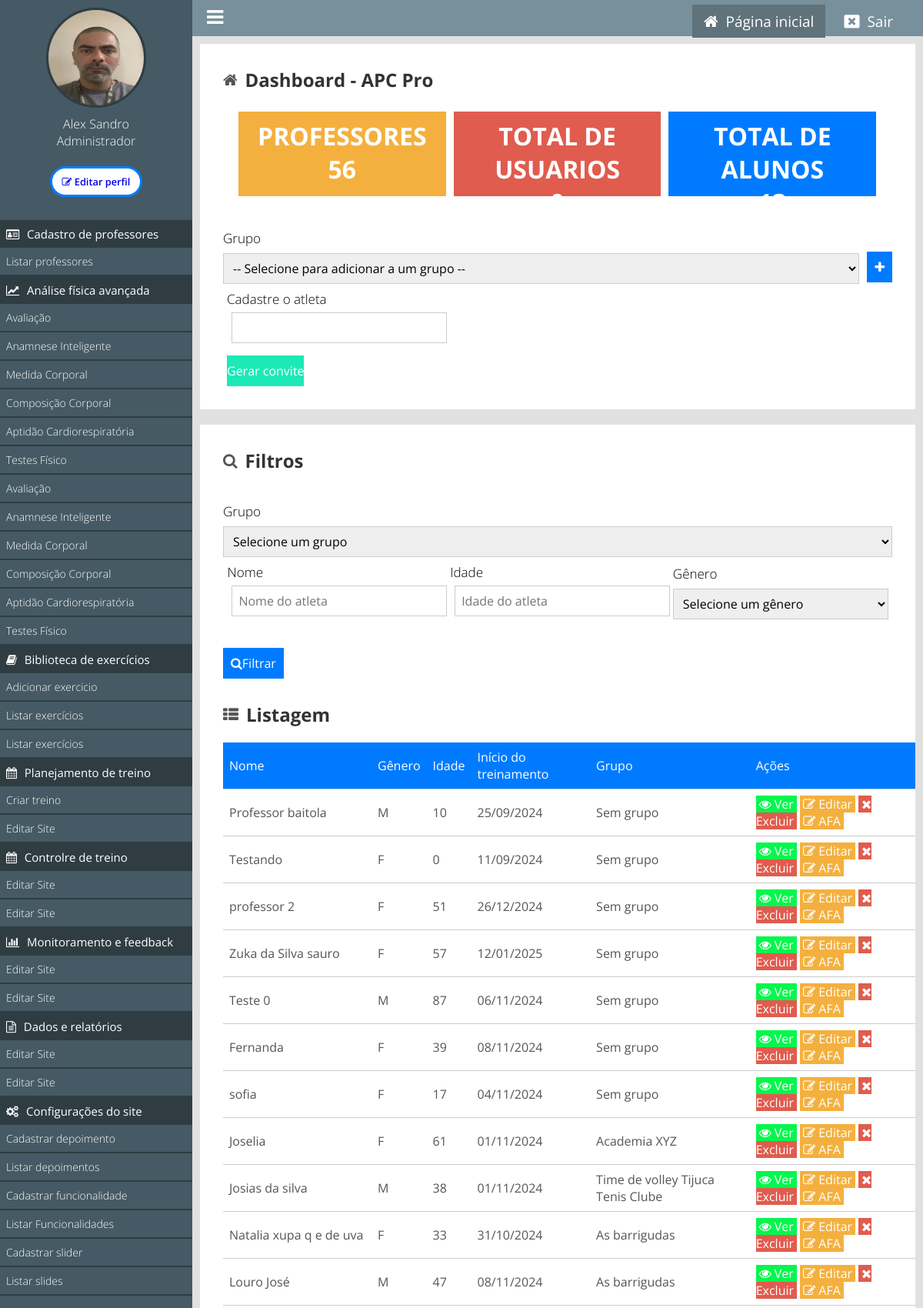
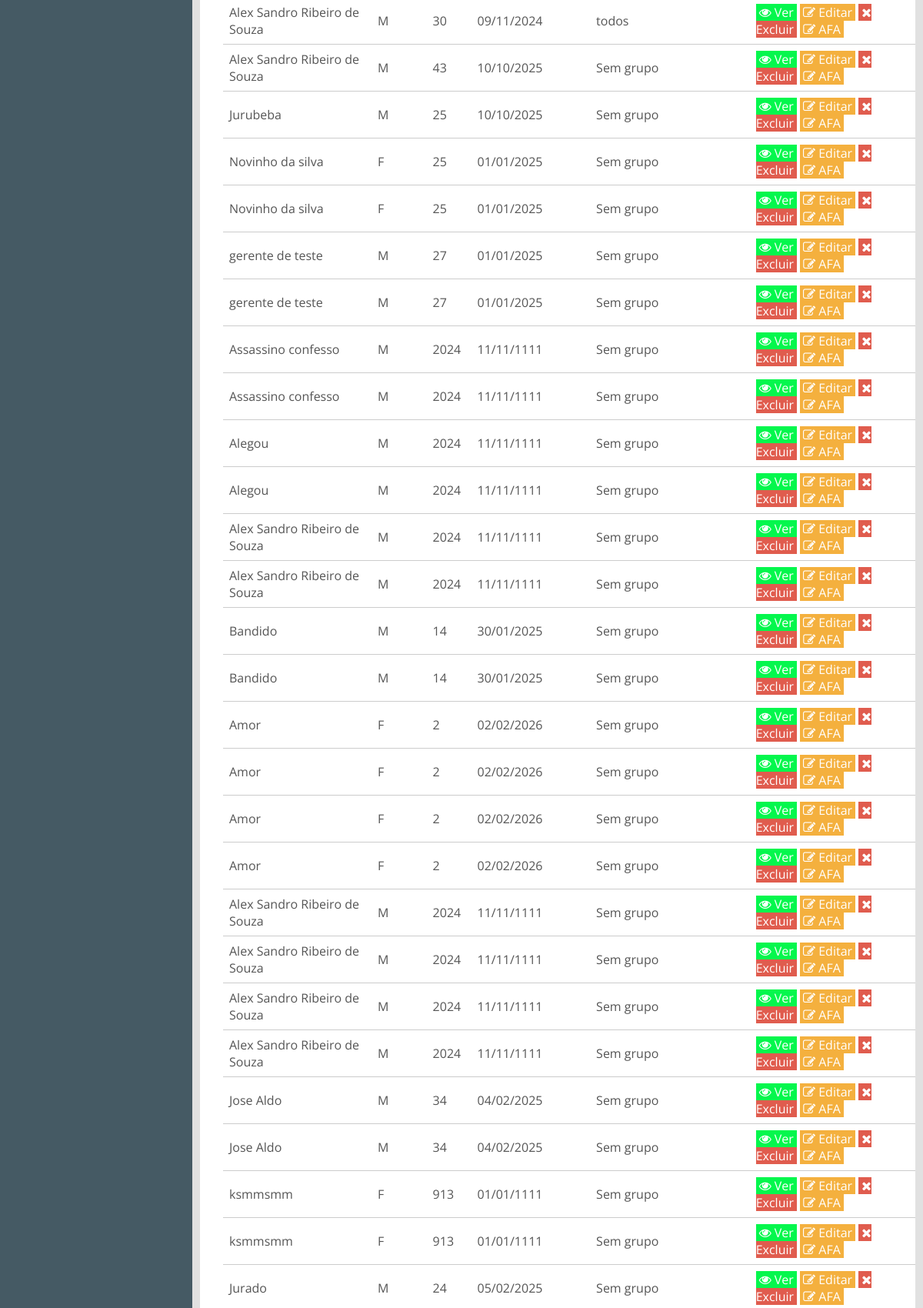
Page /painel/ (signed in, upper part) on the committed database (2 pictures, top to bottom).
### tables this page shows
CREATE TABLE IF NOT EXISTS `tb_grupos_usuarios` (
  `id` int NOT NULL AUTO_INCREMENT,
  `grupo` varchar(255) NOT NULL,
  `professor_id` int DEFAULT NULL,
  PRIMARY KEY (`id`)
);

### classes/MySql.php (called while the page is built)
<?php
    class MySql{
        private static $pdo;
        public static function conectar(){
            if(self::$pdo == null){
                try{
                    self::$pdo = new PDO('mysql:host='.HOST.';dbname='.DATABASE,USER,PASSWORD,array(PDO::MYSQL_ATTR_INIT_COMMAND => "SET NAMES utf8"));
                    self::$pdo->setAttribute(PDO::ATTR_ERRMODE,PDO::ERRMODE_EXCEPTION);
                }catch(Exception $e) {
                    echo 'erro ao conectar, tente novamente mais tarde';
                }
            }
            return self::$pdo;
        }
    }
?>

### painel/pages/listar-usuarios.php (the view, shortened to what this page needs)
<?php
$professorID = $_SESSION['id'];
$nomeFiltro = isset($_GET['NomeFiltro']) ? $_GET['NomeFiltro'] : '';
$idadeFiltro = isset($_GET['IdadeFiltro']) ? (int)$_GET['IdadeFiltro'] : '';
$sql = "SELECT u.*, g.grupo AS grupo_nome FROM `tb_admin.usuarios` u
        LEFT JOIN `tb_grupos_usuarios` g ON u.grupo_id = g.id
        WHERE u.professor_id = ?";
$filters = [$professorID];
$sql = MySql::conectar()->prepare($sql);
for ($i = 1; $i <= count($filters); $i++) {
    $sql->bindValue($i, $filters[$i - 1], is_int($filters[$i - 1]) ? PDO::PARAM_INT : PDO::PARAM_STR);
}
$sql->execute();
$usuarios = $sql->fetchAll();
?>
<div class="box-content">
    <h2><i class="fa fa-search mr-2"></i> Filtros</h2>
    <form>
        <div class="form-group left w100">
            <label for="GrupoFiltro">Grupo</label>
            <select name="GrupoFiltro" id="GrupoFiltro" class="form-control">
                <option value="">Selecione um grupo</option>
            </select>
        </div>
        <div class="linha">
            <div class="form-group w33">
                <label for="NomeFiltro">Nome</label>
                <input type="text" name="NomeFiltro" id="NomeFiltro" placeholder="Nome do atleta" class="form-control default-focus" value="<?php echo htmlspecialchars($nomeFiltro); ?>">
            </div>
            <div class="form-group w33">
                <label for="IdadeFiltro">Idade</label>
                <input type="number" name="IdadeFiltro" id="IdadeFiltro" placeholder="Idade do atleta" class="form-control" value="<?php echo htmlspecialchars($idadeFiltro); ?>">
            </div>
            <div class="form-group w33">
                <label for="GeneroFiltro">Gênero</label>
                <select id="GeneroFiltro" name="GeneroFiltro" class="form-control">
                    <option selected="" value="">Selecione um gênero</option>
                </select>
            </div>
        </div>
        <div class="form-group">
            <button type="submit" name="filtrar"><a><i class="fa fa-search mr-2"></i>Filtrar</a></button>
        </div>
    </form>
    <h2><i class="fa fa-th-list" aria-hidden="true"></i> Listagem</h2>
<table id="lista-usuarios" class="display" style="width:100%" data-order='[[ 1, "asc" ]]'>
        <thead>
            <tr>
                <td>Nome</td>
                <td>Gênero</td>
                <td>Idade</td>
                <td>Início do treinamento</td>
                <td>Grupo</td>
                <td>Ações</td>
            </tr>
        </thead>
        <tbody>
        <?php if(count($usuarios) > 0): ?>
                <?php foreach($usuarios as $usuario): ?>
                    <tr>
                        <td><?php echo $usuario['nome']; ?></td>
                        <td><?php echo $usuario['sexo']; ?></td>
                        <td>
                            <?php
                                $dataNascimento = new DateTime($usuario['data_nascimento']);
                                $hoje = new DateTime();
                                $idade = $hoje->diff($dataNascimento)->y;
                                echo $idade;
                            ?>
                        </td>
                        <td><?php echo (new DateTime($usuario['data_inicio']))->format('d/m/Y'); ?></td>
                        <td><?php echo isset($usuario['grupo_nome']) ? $usuario['grupo_nome'] : 'Sem grupo'; ?></td>
                        <td>
                            <a class="btn view" href="<?php echo INCLUDE_PATH_PAINEL . 'ver-perfil?id=' . $usuario['id']; ?>"><i class="fa fa-eye" aria-hidden="true"></i> Ver</a>
                            <a class="btn edit" href="<?php echo INCLUDE_PATH_PAINEL . 'editar-perfil?id=' . $usuario['id']; ?>"><i class="fa fa-pencil-square-o" aria-hidden="true"></i> Editar</a>
                            <a class="btn delete open-modal" data-id="<?php echo $usuario['id']; ?>" href="#"><i class="fa fa-times"></i> Excluir</a>
                            <a class="btn edit" href="<?php echo INCLUDE_PATH_PAINEL . 'listar-afa?id=' . $usuario['id']; ?>"><i class="fa fa-pencil-square-o" aria-hidden="true"></i> AFA</a>
                        </td>
                    </tr>
                <?php endforeach; ?>
            <?php endif; ?>
        </tbody>
    </table>
</div>

### painel/css/style.css (style rules this page uses)
* { margin: 0; padding: 0; box-sizing: border-box; font-family: "Open Sans", sans-serif; }
html, body { height: 100%; background: rgb(225, 225, 225); }
body { overflow-x: hidden; }
.w100 { width: 100%; }
.w33 { width: 33.3%; float: left; position: relative; padding: 0 5px; }
.linha { display: flex; flex-flow: row wrap; align-items: center; justify-content: center; }
.left { float: left; }
.box-content { background: white; padding: 30px; margin-bottom: 20px; }
table { margin: 20px 0; width: 100%; border-collapse: collapse; min-width: 900px; }
table tr { color: #555; border-bottom: 1px solid #ccc; }
table td { padding: 8px; }
table a.btn { text-decoration: none; padding: 0 4px; color: white; font-size: 16px; }
thead tr, tfoot tr { background: #007bff; color: white; }
a.btn.edit { background: #f4b03e; }
a.btn.delete { background: #e05c4e; }
a.btn.view { background: #04f74d; }
.box-content form { margin: 30px 0; }
.box-content h2 { font-size: 24px; color: #333; margin-bottom: 20px; display: flex; align-items: center; gap: 10px; }
.box-content h2 i { font-size: 20px; color: #555; }
.box-content form label { font-size: 17px; font-weight: 300; color: black; display: block; margin-top: 8px; }
.box-content form input[type="text"], .box-content form input[type="password"], .box-content form input[type="email"], .box-content form input[type="number"], .box-content form input[type="date"] { margin: 6px; font-size: 16px; font-weight: normal; color: black; width: 100%; height: 40px; padding-left: 8px; border: 1px solid #ccc; }
.box-content form select { margin-top: 8px; font-size: 16px; font-weight: normal; color: black; width: 100%; height: 40px; padding-left: 8px; border: 1px solid #ccc; }
.box-content form button { width: auto; height: 40px; cursor: pointer; margin-top: 35px; background: #007bff; font-size: 16px; color: white; border: 0; padding: 5px 10px; }
.btn { padding: 10px 20px; border: none; cursor: pointer; }
.btn.delete { background-color: #e74c3c; color: white; }

### rows in the picture
tb_admin.usuarios: nome "Professor baitola", sexo "M", data_inicio "25/09/2024", shows "Sem grupo"
tb_admin.usuarios: nome "Testando", sexo "F", data_inicio "11/09/2024", shows "Sem grupo"
tb_admin.usuarios: nome "professor 2", sexo "F", data_inicio "26/12/2024", shows "Sem grupo"
tb_admin.usuarios: nome "Zuka da Silva sauro", sexo "F", data_inicio "12/01/2025", shows "Sem grupo"
tb_admin.usuarios: nome "Teste 0", sexo "M", data_inicio "06/11/2024", shows "Sem grupo"
tb_admin.usuarios: nome "Fernanda", sexo "F", data_inicio "08/11/2024", shows "Sem grupo"
tb_admin.usuarios: nome "sofia", sexo "F", data_inicio "04/11/2024", shows "Sem grupo"
tb_admin.usuarios: nome "Joselia", sexo "F", data_inicio "01/11/2024", tb_grupos_usuarios.grupo "Academia XYZ"
tb_admin.usuarios: nome "Josias da silva", sexo "M", data_inicio "01/11/2024", tb_grupos_usuarios.grupo "Time de volley Tijuca Tenis Clube"
tb_admin.usuarios: nome "Natalia xupa q e de uva", sexo "F", data_inicio "31/10/2024", tb_grupos_usuarios.grupo "As barrigudas"
tb_admin.usuarios: nome "Louro José", sexo "M", data_inicio "08/11/2024", tb_grupos_usuarios.grupo "As barrigudas"
tb_admin.usuarios: nome "Alex Sandro Ribeiro de Souza", sexo "M", data_inicio "09/11/2024", tb_grupos_usuarios.grupo "todos"
tb_admin.usuarios: nome "Alex Sandro Ribeiro de Souza", sexo "M", data_inicio "10/10/2025", shows "Sem grupo"
tb_admin.usuarios: nome "Jurubeba", sexo "M", data_inicio "10/10/2025", shows "Sem grupo"
tb_admin.usuarios: nome "Novinho da silva", sexo "F", data_inicio "01/01/2025", shows "Sem grupo"
tb_admin.usuarios: nome "Novinho da silva", sexo "F", data_inicio "01/01/2025", shows "Sem grupo"
tb_admin.usuarios: nome "gerente de teste", sexo "M", data_inicio "01/01/2025", shows "Sem grupo"
tb_admin.usuarios: nome "gerente de teste", sexo "M", data_inicio "01/01/2025", shows "Sem grupo"
tb_admin.usuarios: nome "Assassino confesso", sexo "M", data_inicio "11/11/1111", shows "Sem grupo"
tb_admin.usuarios: nome "Assassino confesso", sexo "M", data_inicio "11/11/1111", shows "Sem grupo"
tb_admin.usuarios: nome "Alegou", sexo "M", data_inicio "11/11/1111", shows "Sem grupo"
tb_admin.usuarios: nome "Alegou", sexo "M", data_inicio "11/11/1111", shows "Sem grupo"
tb_admin.usuarios: nome "Alex Sandro Ribeiro de Souza", sexo "M", data_inicio "11/11/1111", shows "Sem grupo"
tb_admin.usuarios: nome "Alex Sandro Ribeiro de Souza", sexo "M", data_inicio "11/11/1111", shows "Sem grupo"
tb_admin.usuarios: nome "Bandido", sexo "M", data_inicio "30/01/2025", shows "Sem grupo"
tb_admin.usuarios: nome "Bandido", sexo "M", data_inicio "30/01/2025", shows "Sem grupo"
tb_admin.usuarios: nome "Amor", sexo "F", data_inicio "02/02/2026", shows "Sem grupo"
tb_admin.usuarios: nome "Amor", sexo "F", data_inicio "02/02/2026", shows "Sem grupo"
tb_admin.usuarios: nome "Amor", sexo "F", data_inicio "02/02/2026", shows "Sem grupo"
tb_admin.usuarios: nome "Amor", sexo "F", data_inicio "02/02/2026", shows "Sem grupo"
tb_admin.usuarios: nome "Alex Sandro Ribeiro de Souza", sexo "M", data_inicio "11/11/1111", shows "Sem grupo"
tb_admin.usuarios: nome "Alex Sandro Ribeiro de Souza", sexo "M", data_inicio "11/11/1111", shows "Sem grupo"
tb_admin.usuarios: nome "Alex Sandro Ribeiro de Souza", sexo "M", data_inicio "11/11/1111", shows "Sem grupo"
tb_admin.usuarios: nome "Alex Sandro Ribeiro de Souza", sexo "M", data_inicio "11/11/1111", shows "Sem grupo"
tb_admin.usuarios: nome "Jose Aldo", sexo "M", data_inicio "04/02/2025", shows "Sem grupo"
tb_admin.usuarios: nome "Jose Aldo", sexo "M", data_inicio "04/02/2025", shows "Sem grupo"
tb_admin.usuarios: nome "ksmmsmm", sexo "F", data_inicio "01/01/1111", shows "Sem grupo"
tb_admin.usuarios: nome "ksmmsmm", sexo "F", data_inicio "01/01/1111", shows "Sem grupo"
tb_admin.usuarios: nome "Jurado", sexo "M", data_inicio "05/02/2025", shows "Sem grupo"

### other values in the picture
$_SESSION['nome'] "Alex Sandro"
pegaCargo($_SESSION['cargo']) "Administrador"
NOME_EMPRESA "APC Pro"
$totalAtletas "56"
